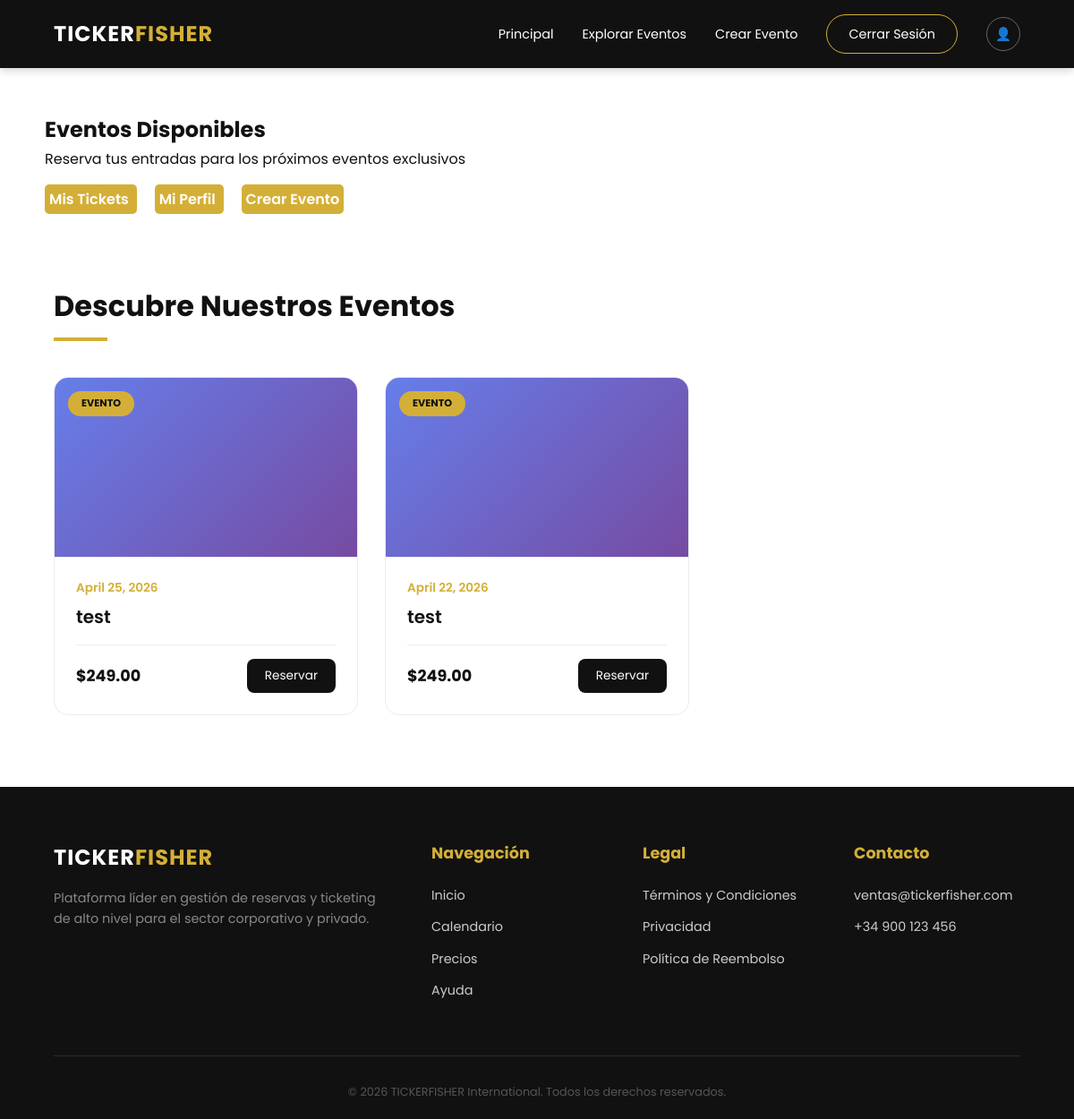
The app's page /user/eventos/ (signed in), older data.
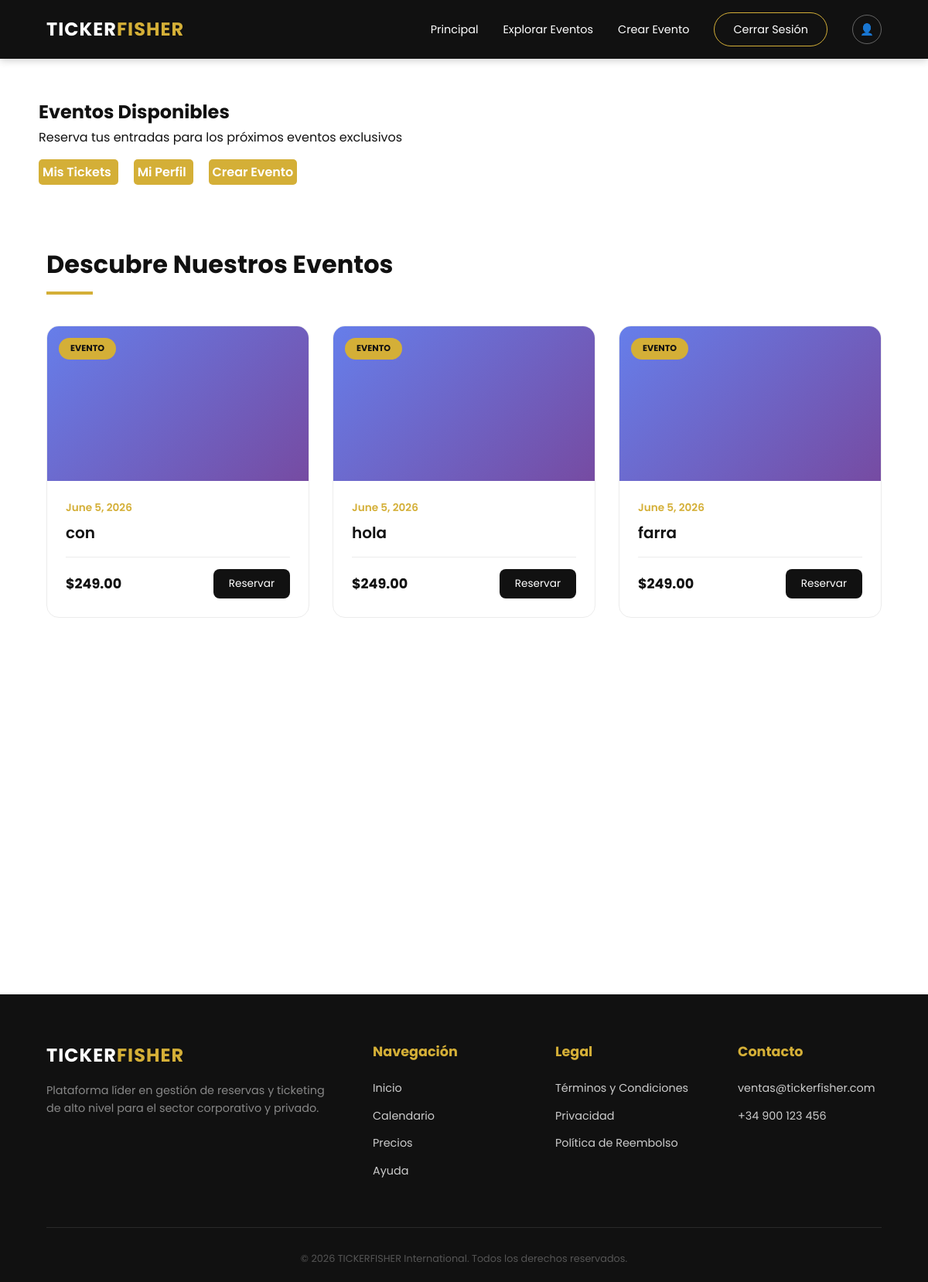
The same page, newer data.
### apps/events/models.py (models this page shows, shortened)
class Evento(models.Model):
    nombre = models.CharField(max_length=200)
    lugar = models.CharField(max_length=255)
    fecha = models.DateField()
    hora = models.TimeField()
    categoria = models.CharField(
        max_length=50,
        choices=[
            ('Empresariales', 'Empresariales'),
            ('Conciertos', 'Conciertos'),
            ('Deportes', 'Deportes'),
            ('Festivales', 'Festivales'),
        ],
        default='Empresariales'
    )
    precio = models.DecimalField(max_digits=8, decimal_places=2, default=0.00)
    descripcion = models.TextField(blank=True)
    organizador = models.ForeignKey(Usuario, on_delete=models.CASCADE, related_name='eventos')
    fecha_creacion = models.DateTimeField(auto_now_add=True)
    activo = models.BooleanField(default=True)
    capacidad = models.PositiveIntegerField(default=100)  # Capacidad máxima del evento
    class Meta:
        verbose_name = 'Evento'
        verbose_name_plural = 'Eventos'
        ordering = ['-fecha_creacion']

### apps/end_user/views.py (the view)
# urls.py: path('eventos/', views.eventos_view, name='eventos'),
@login_required(login_url='accounts:login')
def eventos_view(request):
    from apps.events.models import Evento
    eventos = Evento.objects.filter(activo=True).order_by('-fecha_creacion')
    return render(request, 'usuario/eventos.html', {'eventos': eventos})

### apps/accounts/models.py (called while the page is built)
    def es_admin(self):
        return self.is_superuser or (self.rol and self.rol.nombre == 'admin')

    def es_organizador(self):
        return self.is_superuser or (self.rol and self.rol.nombre == 'organizador')

### apps/end_user/templates/usuario/eventos.html (shortened to what this page needs)
{% extends 'landing.html' %}
{% load static %}
{% block content %}
<section class="events-hero" style="margin-left: 50px; margin-top: 50px; margin-bottom: 20px;">
    <h1>Eventos Disponibles</h1>
    <p>Reserva tus entradas para los próximos eventos exclusivos</p>
</section>
<div style="margin-left: 50px;">
    <a href="{% url 'end_user:mis_tickets' %}" class="btn-search" style="color: white; padding: 5px 5px; text-decoration: none; border-radius: 5px; margin-right: 20px;">
        Mis Tickets
    </a>
    <a href="{% url 'accounts:perfil' %}" id="mi-perfil-btn" class="btn-search" style="color: white; padding: 5px 5px; text-decoration: none; border-radius: 5px; margin-right: 20px;">
        Mi Perfil
    </a>
    {% if user.es_admin or user.es_organizador %}
        <a href="{% url 'events:crear_evento' %}" class="btn-search" style="color: white; padding: 5px 5px; text-decoration: none; border-radius: 5px; margin-right: 20px;">
            Crear Evento
        </a>
    {% endif %}
</div>
<section class="events-user-section">
    <div class="section-container">
        <div class="section-header">
            <div class="title-area">
                <h2>Descubre Nuestros Eventos</h2>
                <div class="underline"></div>
            </div>
        </div>
        <div class="events-grid">
            {% for evento in eventos %}
                <div class="event-card">
                    <div class="event-img" style="background: linear-gradient(135deg, #667eea 0%, #764ba2 100%);">
                        <span class="category-tag">Evento</span>
                    </div>
                    <div class="event-content">
                        <p class="event-date">{{ evento.fecha }}</p>
                        <h3 class="event-title">{{ evento.nombre }}</h3>
                        <div class="event-footer">
                            <span class="price">$249.00</span>
                            <a href="{% url 'end_user:reservar' evento.id %}" class="btn-book">Reservar</a>
                        </div>
                    </div>
                </div>
            {% empty %}
                <div class="col-12">
                    <div class="alert-message">
                        <span>No hay eventos disponibles actualmente. Vuelve pronto para ver nuevas opciones.</span>
                    </div>
                </div>
            {% endfor %}
        </div>
    </div>
</section>
{% endblock %}

Row changes from the older to the newer data that the page shows:
no longer on this page (row unchanged): Evento: fecha "April 25, 2026", nombre "test"
no longer on this page (row unchanged): Evento: fecha "April 22, 2026", nombre "test"
added Evento: fecha "June 5, 2026", nombre "con"
added Evento: fecha "June 5, 2026", nombre "hola"
added Evento: fecha "June 5, 2026", nombre "farra"
